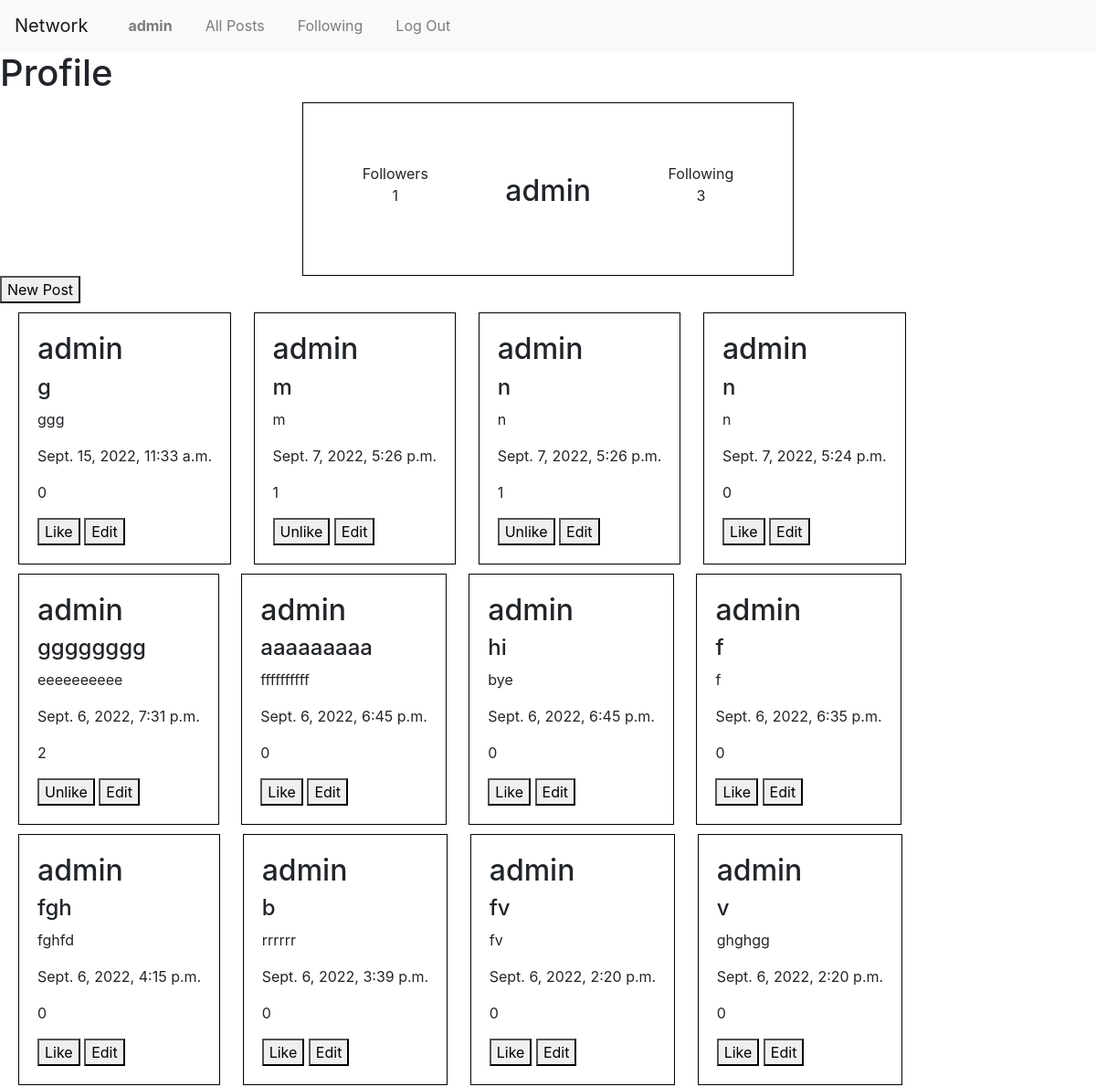
/my_account/admin (signed in, upper part), run on an earlier commit of the app's database.
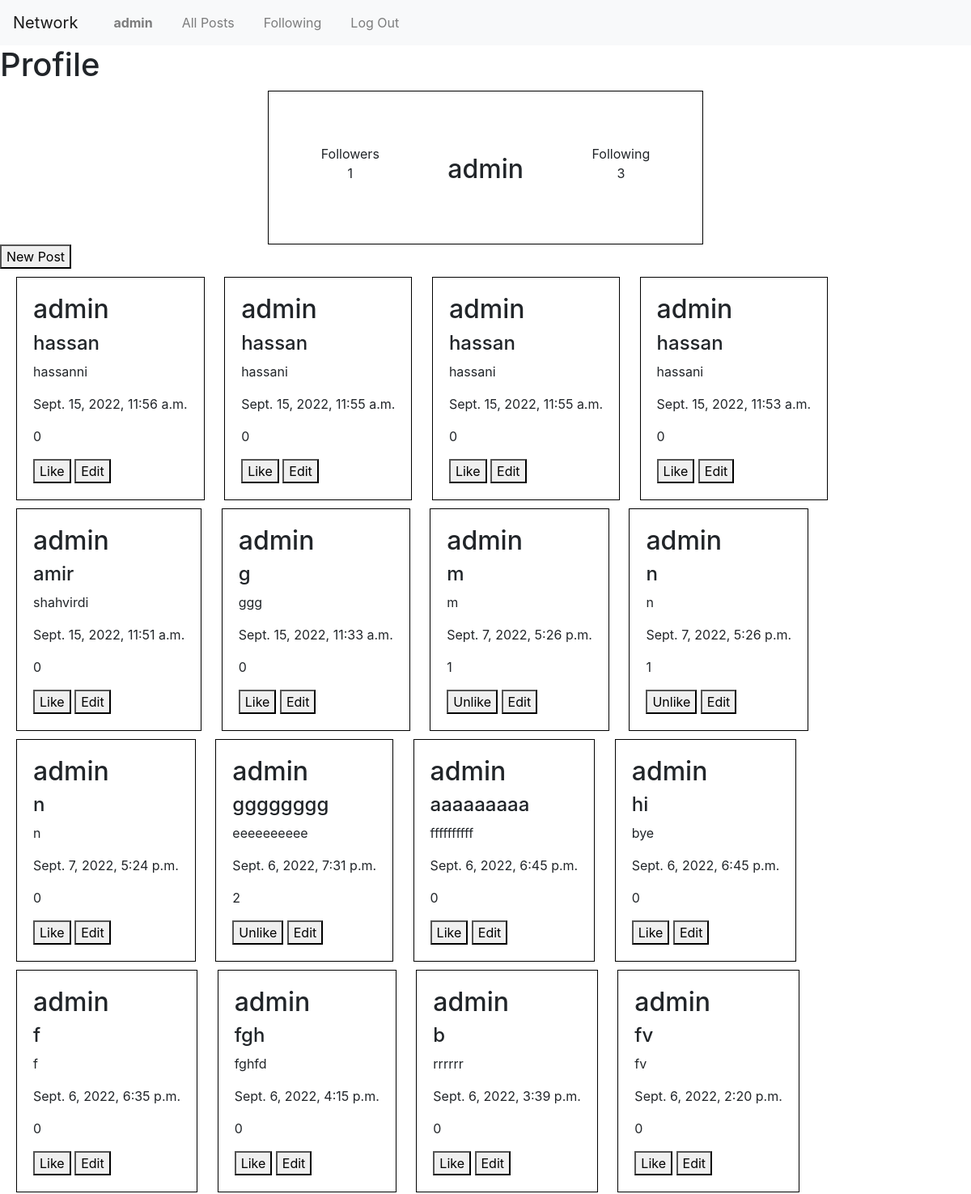
And on a later commit of the database.
### network/models.py (models this page shows, shortened)
class Posts(models.Model):
    id = models.AutoField(primary_key=True)
    post_uesr = models.ForeignKey(User, on_delete=models.CASCADE, null=True, blank=True,related_name='create_user')
    post_title = models.CharField(max_length=200)
    post_description = models.TextField()
    post_date = models.DateTimeField(default=datetime.now, blank=True)
    post_likes = models.ManyToManyField(User,blank=True,default=None, related_name='post_likes')
    like_count = models.CharField(max_length=200)

class User(AbstractUser):
    pass

### network/views.py (the view)
# urls.py: path("my_account/<str:user>", views.my_account, name="my_account"),
def my_account(request,user):
    all_post = Posts.objects.filter(post_uesr = request.user).order_by('-id')
    userr = User.objects.get(username = user)
    follower_len = Followers.objects.filter(followed_users = userr).count()
    following_len = Followers.objects.filter(follower = userr).count()
    return render(request, 'network/my_account.html',{
        'posts': all_post,
        'follower_len': follower_len,
        'following_len': following_len,
    })

### network/templates/network/my_account.html (shortened to what this page needs)
{% extends 'network/layout.html' %}
{% load static %}
{% block head %}
    <link rel="stylesheet" href="{% static 'network/all_posts_style.css' %}">
    <link rel="stylesheet" href="{% static 'network/profile.css' %}">
{% endblock %}
{% block body %}
<h1>Profile</h1>
<div class="div_user_profile">
    <li class="li_user_profile">
        <div>Followers</div>
        <div>{{follower_len}}</div>
    </li>
    <li class="li_user_profile">
        <div class="username"><h2>{{user}}</h2></div>
    </li>
    <li class="li_user_profile">
        <div>Following</div>
        <div>{{following_len}}</div>
    </li>
</div>
<div>
    <button id="new_post_button">New Post</button>
</div>
<div>
    {% for all_posts in posts %}
        <li>
            <div class="div_posts">
                <h2>{{all_posts.post_uesr}}</h2>
                <h4>{{all_posts.post_title}}</h4>
                <p id="post_description_{{all_posts.id}}">{{all_posts.post_description}}</p>
                <p>{{all_posts.post_date}}</p>
                <p id="like_count_{{all_posts.id}}">{{all_posts.post_likes.count}}</p>
                {% if request.user not in all_posts.post_likes.all %}
                    <button value="{{all_posts.id}}" id="like_button_{{all_posts.id}}">Like</button>
                {% else %}
                    <button value="{{all_posts.id}}" id="like_button_{{all_posts.id}}">Unlike</button>
                {% endif %}
                <button id="edit_button_{{all_posts.id}}" div-id="{{all_posts.id}}">Edit</button>
            </div>
        </li>
    {% endfor %}
</div>
{% endblock %}

What changed in the data, as far as the page shows it:
no longer on this page (row unchanged): Posts: post_uesr "admin", post_title "v", post_description "ghghgg", post_date "Sept. 6, 2022, 2:20 p.m.", post_likes.count "0"
added Posts: post_uesr "admin", post_title "hassan", post_description "hassanni", post_date "Sept. 15, 2022, 11:56 a.m.", post_likes.count "0"
added Posts: post_uesr "admin", post_title "hassan", post_description "hassani", post_date "Sept. 15, 2022, 11:55 a.m.", post_likes.count "0"
added Posts: post_uesr "admin", post_title "hassan", post_description "hassani", post_date "Sept. 15, 2022, 11:55 a.m.", post_likes.count "0"
added Posts: post_uesr "admin", post_title "hassan", post_description "hassani", post_date "Sept. 15, 2022, 11:53 a.m.", post_likes.count "0"
added Posts: post_uesr "admin", post_title "amir", post_description "shahvirdi", post_date "Sept. 15, 2022, 11:51 a.m.", post_likes.count "0"
